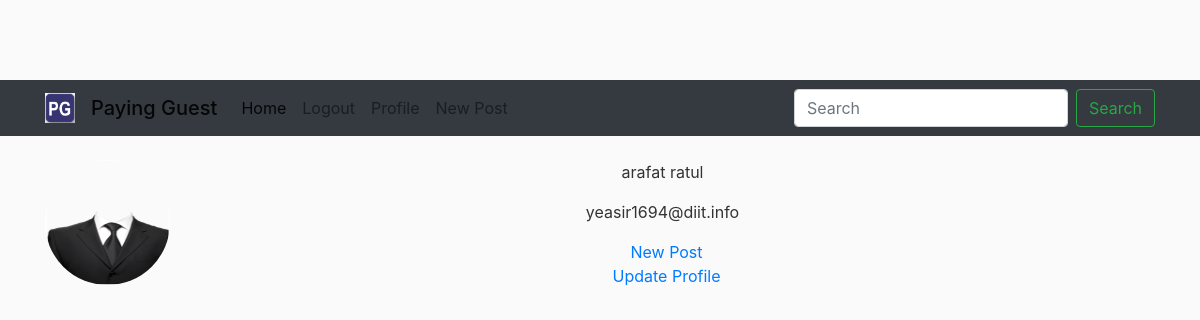
Page /profile/ (signed in) on the committed database.
### forms/models.py (models this page shows, shortened)
class User(AbstractBaseUser):  #CustomUserClass
    email      = models.EmailField(max_length=50,unique=True)
    full_name  = models.CharField(max_length=200,blank=True,unique=True)
    phone      = models.IntegerField(null=True,blank=True)
    bio        = models.TextField(max_length=100,null=True,blank=True)
    Address    = models.CharField(max_length=100,null=True,blank=True)
    Gender     = models.CharField(max_length=1, blank = True, choices = (('1','Male'),('2','Female'),('3','Others')))
    active     = models.BooleanField(default=True)
    staff      = models.BooleanField(default=False)
    admin      = models.BooleanField(default=False)
    USERNAME_FIELD = 'email'
    REQUIRED_FIELDS = ['full_name'] #username & password is required by django default
    objects = UserManager()
    @property
    def is_active(self):
        return self.active

### user_profile/models.py (models this page shows, shortened)
class UserProfile(models.Model):
	user = models.OneToOneField(User, on_delete=models.CASCADE, primary_key=True)
	image = models.ImageField(default='default.jpg',upload_to='profile_pics')
	objects = UserProfileManager()

### user_profile/views.py (the view)
# urls.py: path('profile/', profile_views.profile, name='profile'),
def profile(request):
    return render(request, 'user_profile/UserProfile.html')

### templates/user_profile/UserProfile.html (shortened to what this page needs)
{% extends 'base.html' %}
{% load crispy_forms_tags %}
{% block content %}
<head>
</head>
<body>
	<div class="container" align="center">
		<div class="media">
			<img class="rounded-circle user_profile-img" src="{{ user.userprofile.image.url }}" width="125" height="125">
			<div class="media-body">
				<p>{{ user.full_name }}</p>
				<p>{{ user.email }}</p>
		<div>
			<a class="ml-2" href="{% url 'new-post' %}">New Post</a>
		</div>
		<div>
			<a class="ml-2" href="{% url 'update_profile' %}">Update Profile</a>
		</div>
		<br>
	</div>
</body>
{% endblock %}

### static/blog/main.css (style rules this page uses)
body { background: #fafafa; color: #333333; margin-top: 5rem; }

### rows in the picture
User: userprofile.image (picture), full_name "arafat ratul", email "yeasir1694@diit.info"
